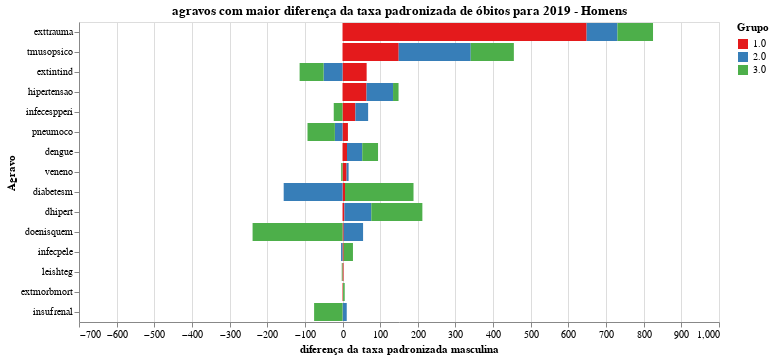

Here is the notebook cell this chart was saved with:
### Code cell
chart = plot_grafico_dif2(pop_19, pop_r,
                         'taxa_obitos_esp_homem', 
                         "agravos com maior diferença da taxa padronizada de óbitos para 2019 - Homens",
                        "diferença da taxa padronizada masculina")


#chart.save('tx_pad_h.svg')
chart

### Figure 1 — Vega-Lite specification as saved in the notebook (floating-point values rounded to 4 significant figures)
{"config": {"view": {"continuousWidth": 400, "continuousHeight": 300}, "range": {"category": {"scheme": "set1"}}}, "data": {"name": "data-79785a77b0b1c78cee56ca08a0663601"}, "mark": "bar", "encoding": {"color": {"type": "nominal", "field": "grupo", "title": "Grupo"}, "order": {"type": "nominal", "field": "grupo", "sort": "ascending"}, "tooltip": {"type": "quantitative", "field": "taxa"}, "x": {"type": "quantitative", "field": "taxa", "scale": {"domain": [-700, 1000]}, "title": "diferença da taxa padronizada masculina"}, "y": {"type": "nominal", "field": "agravo", "sort": null, "title": "Agravo"}}, "title": "agravos com maior diferença da taxa padronizada de óbitos para 2019 - Homens", "width": 640, "$schema": "https://vega.github.io/schema/vega-lite/v4.8.1.json", "datasets": {"data-79785a77b0b1c78cee56ca08a0663601": [{"agravo": "exttrauma", "grupo": "1.0", "taxa": 648.4}, {"agravo": "exttrauma", "grupo": "2.0", "taxa": 81.87}, {"agravo": "exttrauma", "grupo": "3.0", "taxa": 94.5}, {"agravo": "tmusopsico", "grupo": "1.0", "taxa": 149.2}, {"agravo": "tmusopsico", "grupo": "2.0", "taxa": 191.3}, {"agravo": "tmusopsico", "grupo": "3.0", "taxa": 114.6}, {"agravo": "extintind", "grupo": "1.0", "taxa": 64.06}, {"agravo": "extintind", "grupo": "2.0", "taxa": -50.27}, {"agravo": "extintind", "grupo": "3.0", "taxa": -63.73}, {"agravo": "hipertensao", "grupo": "1.0", "taxa": 63.75}, {"agravo": "hipertensao", "grupo": "2.0", "taxa": 70.44}, {"agravo": "hipertensao", "grupo": "3.0", "taxa": 14.61}, {"agravo": "infecespperi", "grupo": "1.0", "taxa": 34.19}, {"agravo": "infecespperi", "grupo": "2.0", "taxa": 33.81}, {"agravo": "infecespperi", "grupo": "3.0", "taxa": -23.33}, {"agravo": "pneumoco", "grupo": "1.0", "taxa": 14.34}, {"agravo": "pneumoco", "grupo": "2.0", "taxa": -20.32}, {"agravo": "pneumoco", "grupo": "3.0", "taxa": -72.72}, {"agravo": "dengue", "grupo": "1.0", "taxa": 11.87}, {"agravo": "dengue", "grupo": "2.0", "taxa": 40.48}, {"agravo": "dengue", "grupo": "3.0", "taxa": 41.96}, {"agravo": "veneno", "grupo": "1.0", "taxa": 10.82}, {"agravo": "veneno", "grupo": "2.0", "taxa": 5.33}, {"agravo": "veneno", "grupo": "3.0", "taxa": -3.643}, {"agravo": "diabetesm", "grupo": "1.0", "taxa": 6.563}, {"agravo": "diabetesm", "grupo": "2.0", "taxa": -156.3}, {"agravo": "diabetesm", "grupo": "3.0", "taxa": 182.0}, {"agravo": "dhipert", "grupo": "1.0", "taxa": 4.916}, {"agravo": "dhipert", "grupo": "2.0", "taxa": 71.51}, {"agravo": "dhipert", "grupo": "3.0", "taxa": 135.6}, {"agravo": "doenisquem", "grupo": "1.0", "taxa": 3.127}, {"agravo": "doenisquem", "grupo": "2.0", "taxa": 51.45}, {"agravo": "doenisquem", "grupo": "3.0", "taxa": -238.9}, {"agravo": "infecpele", "grupo": "1.0", "taxa": 3.115}, {"agravo": "infecpele", "grupo": "2.0", "taxa": -3.926}, {"agravo": "infecpele", "grupo": "3.0", "taxa": 24.58}, {"agravo": "leishteg", "grupo": "1.0", "taxa": 2.617}, {"agravo": "leishteg", "grupo": "2.0", "taxa": -0.1395}, {"agravo": "leishteg", "grupo": "3.0", "taxa": -1.895}, {"agravo": "extmorbmort", "grupo": "1.0", "taxa": 1.43}, {"agravo": "extmorbmort", "grupo": "2.0", "taxa": 0.1395}, {"agravo": "extmorbmort", "grupo": "3.0", "taxa": 4.191}, {"agravo": "insufrenal", "grupo": "1.0", "taxa": 0.2392}, {"agravo": "insufrenal", "grupo": "2.0", "taxa": 10.94}, {"agravo": "insufrenal", "grupo": "3.0", "taxa": -75.52}]}}
